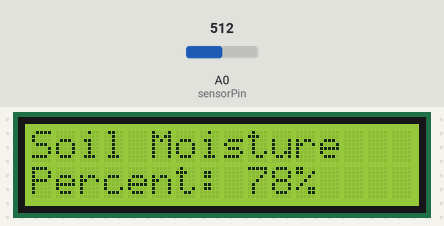
Simulated run of this sketch. Board: Arduino Uno, built with avr-gcc and run on an emulated ATmega328P. On the bench: 16×2 character LCD. The inputs (shaded band) are chosen by the test bench; at power-on: A0 (sensorPin) = 512. What the sketch prints to the serial monitor is not drawn.

Above: at 1.2 s.
1.3 s: A0 (sensorPin) set to 716
At 2.0 s:
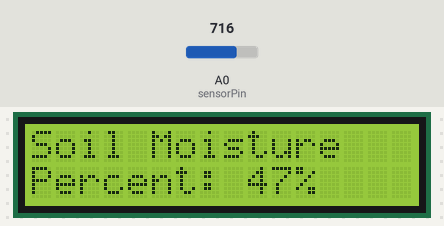
4.4 s: A0 (sensorPin) set to 900
At 5.2 s:
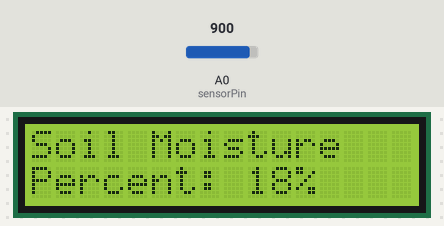
6.3 s: A0 (sensorPin) set to 1023
At 6.8 s:
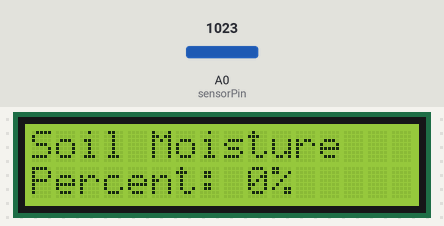
Timing chart, 0 to 9.3 s (numbered marks = the images above; inputs shaded):
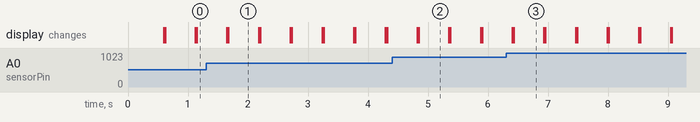

Measured:
- after the input at 1.3 s, the display: first differs from a run without the input after 0.37 s (image 1)
- after the input at 4.4 s, the display: first differs from a run without the input after 0.45 s (image 2)
- after the input at 6.3 s, the display: first differs from a run without the input after 0.13 s (image 3)
- what the display in image 1 shows lasts 0.5 s, from 1.7 s to 2.2 s

The sketch:

moisture_LCD-I2C.ino
```cpp
//#include <LiquidCrystal.h>
//LiquidCrystal lcd(7, 6, 5, 4, 3, 2);
#include <Wire.h>
#include <LiquidCrystal_I2C.h>
LiquidCrystal_I2C lcd(0x27, 16, 2);

int sensorPin = A0;
int sensorValue = 0;
int percentValue = 0;

void setup() {
  Serial.begin(9600);
  lcd.init();
  lcd.backlight();
}

void loop() {

  sensorValue = analogRead(sensorPin);
  Serial.print("\n\nAnalog Value: ");
  Serial.print(sensorValue);

  percentValue = map(sensorValue, 1023, 375, 0, 100);
  Serial.print("\nPercentValue: ");
  Serial.print(percentValue);
  Serial.print("%");
  lcd.setCursor(0, 0);
  lcd.print("Soil Moisture");

  lcd.setCursor(0, 1);
  lcd.print("Percent: ");
  lcd.print(percentValue);
  lcd.print("%");
  delay(500);
  lcd.clear();
}
```
